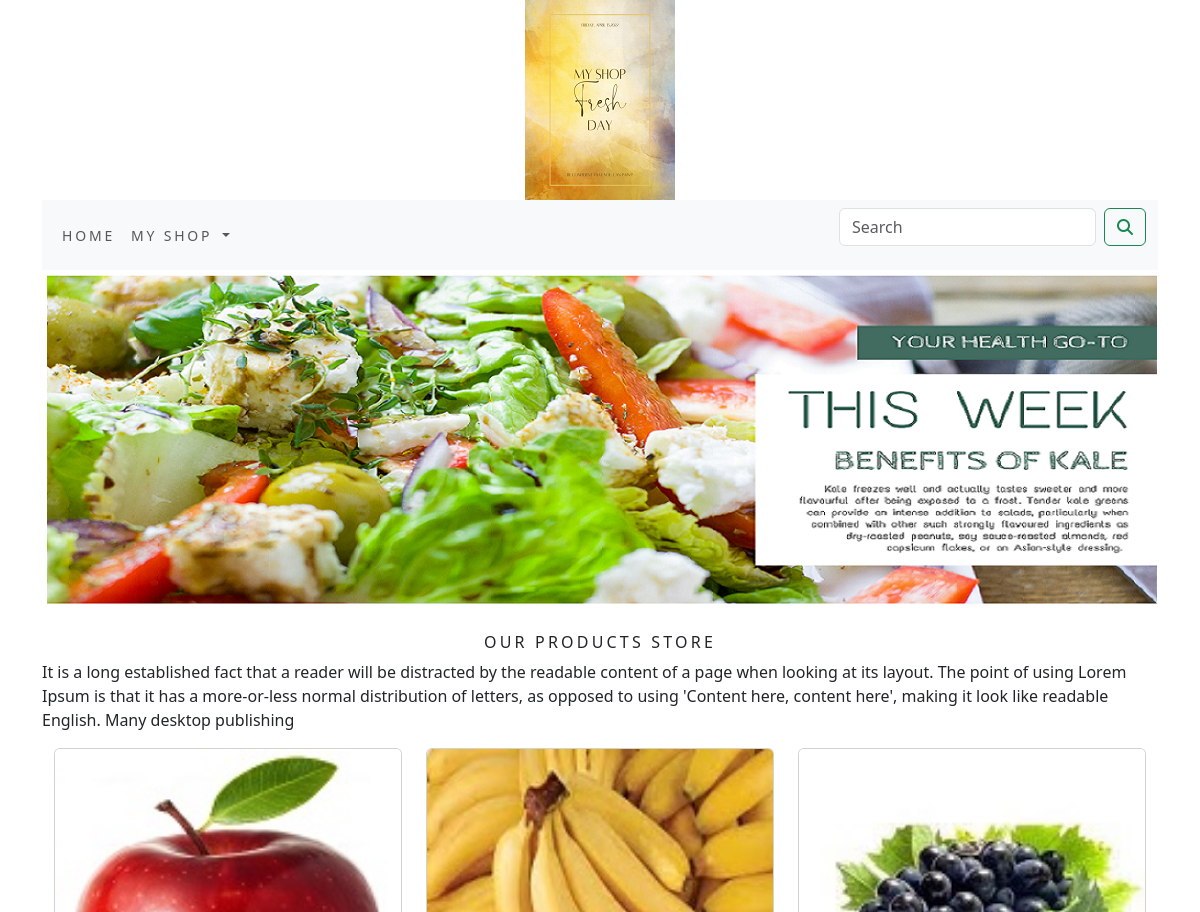
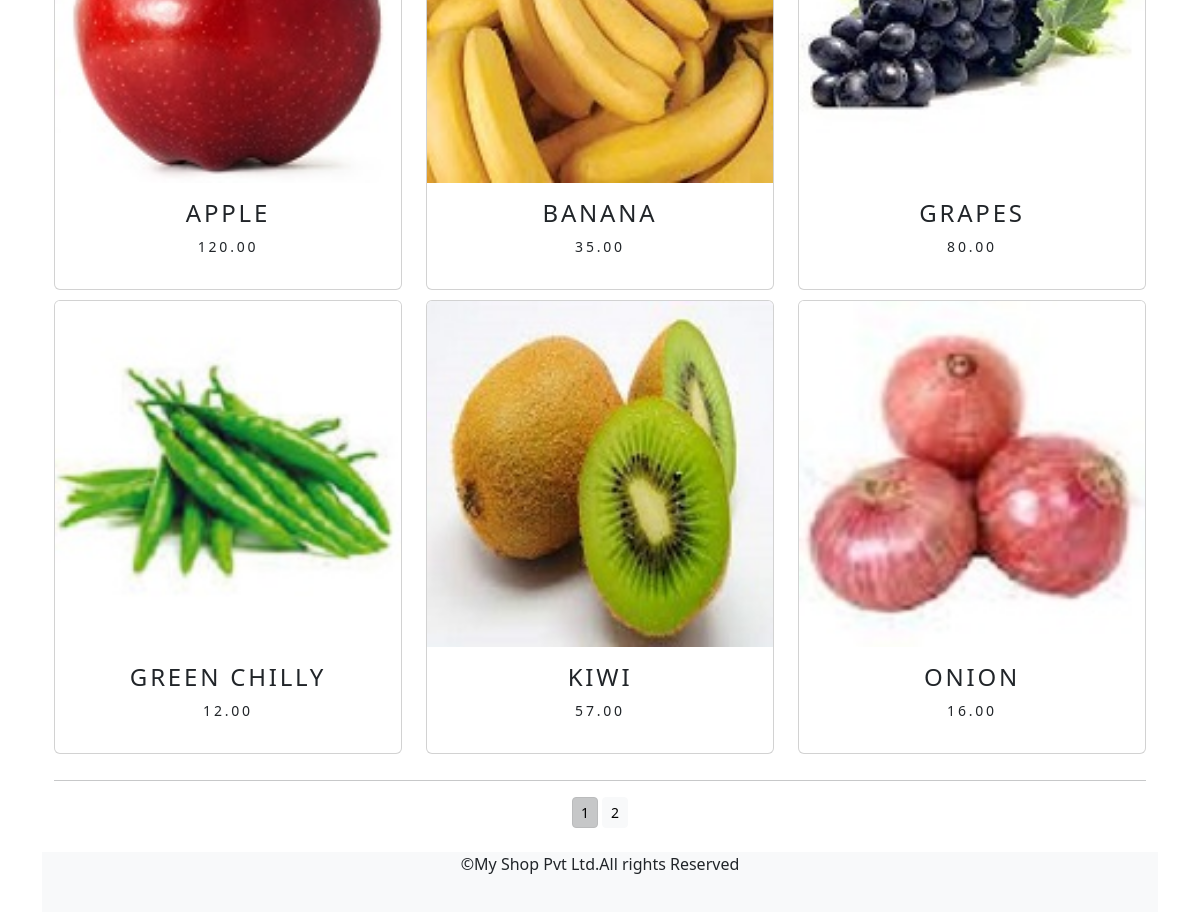
Page /cart/ on the committed database (2 pictures, top to bottom).
### cart/models.py (models this page shows, shortened)
class Product(models.Model):
    name=models.CharField(max_length=250,unique=True)
    slug=models.SlugField(max_length=250,unique=True)
    description=models.TextField(blank=True)
    price=models.DecimalField(max_digits=10,decimal_places=2)
    category=models.ForeignKey(Category,on_delete=models.CASCADE)
    image=models.ImageField(upload_to='product',blank=True)
    stock=models.IntegerField()
    available=models.BooleanField(default=True)
    created=models.DateTimeField(auto_now_add=True)
    updated=models.DateField(auto_now=True)
    def get_url(self):
        return reverse('cart:prodCatdetail',args=[self.category.slug,self.slug])
    class Meta:
        ordering=('name',)
        verbose_name='product'
        verbose_name_plural='products'

### cart/views.py (the view)
# urls.py: path('', views.allProdCat, name='allProdCat'),
def allProdCat(request, c_slug=None):
    c_page = None
    products_list = None
    if c_slug!=None:
        c_page = get_object_or_404(Category,slug=c_slug)
        products_list = Product.objects.all().filter(category=c_page, available=True)
    else:
        products_list = Product.objects.all().filter(available=True)
    paginator=Paginator(products_list,6)
    try:
        page=int(request.GET.get('page','1'))
    except:
        page=1
    try:
        products=paginator.page(page)
    except(EmptyPage,InvalidPage):
        products=paginator.page(paginator.num_pages)
    return render(request, "category.html", {'category': c_page, 'products': products})

### addcart/context_processors.py (called while the page is built)
def counter(request):
    item_count=0
    if 'admin' in request.path:
        return{}
    else:
        try:
            cart=Cart.objects.filter(cart_id=_cart_id(request))
            car_items=CartItem.objects.all().filter(cart=cart[:1])
            for cart_item in car_items:
                item_count +=cart_item.quantity
        except Cart.DoesNotExit:
            item_count =0
    return dict(item_count=item_count)

### addcart/views.py (called while the page is built)
def _cart_id(request):
    cart=request.session.session_key
    if not cart:
        cart=request.session.create()
    return cart

### cart/context_processors.py (called while the page is built)
def menu_links(request):
    links=Category.objects.all()
    return dict(links=links)

### cart/models.py (called while the page is built)
    def get_url(self):
        return reverse('cart:products_by_category', args=[self.slug])

### template/category.html (shortened to what this page needs)
{% extends 'base.html' %}
{% load static %}
{% block content %}
<div class="mx_auto">
    {% if category %}
    <img class="my_image" src="{{category.image.url}}" alt="{{category.name}}">
</div>
    <br>
<div>
        <h1 class="text-center my_title">{{category.name}}</h1>
        <p class="text-justify">{{category.description}}</p>
</div>
     {% else %}
<div>
<img class="my_image my_image_padding" src="{% static 'img/banner.png' %}" alt="our products">
</div>
<br>
<div>
    <h1 class="text-center my_title"> Our products store </h1>
    <p class="text-justify"> It is a long established fact that a reader will be distracted by the readable content of a page when looking at its layout. The point of using Lorem Ipsum is that it has a more-or-less normal distribution of letters, as opposed to using 'Content here, content here', making it look like readable English. Many desktop publishing </p>
</div>
      {% endif %}
<div class="container">
  <div class="row mx_auto">
    {% for product in products.object_list %}
    <div class="my_bottom_margin col-9 col-sm-12 col-md-4 xol-lg-4">
      <div class="card text-center" style="min-width:18rem">
        <a href="{{product.get_url}}"><img class="card-img-top my_image" src="{{product.image.url}}" alt="{{product.name}}"></a>
        <div class="card-body">
          <h4>{{ product.name }}</h4>
          <p>{{ product.price }}</p>
        </div>
      </div>
    </div>
    {% endfor %}
  </div>
  <div class="mx_auto">
      {% if products.paginator.num_pages > 1 %}
      <hr>
      <div class="text-center">
          {% for pg in products.paginator.page_range %}
               <a href="?page={{pg}}" class="btn btn-light btn-sm {% if products.number == pg %}active {% endif %}">{{pg}}</a>
          {% endfor %}
</div>
      {% endif %}
  </div>
    <br>
</div>
{% endblock %}

### template/base.html (shortened to what this page needs)
{% load static %}
<html lang="en">
<head>
       <link rel="stylesheet" href="{% static 'css/custom.css' %}">
       <link href="{% static 'css/bootstrap.min.css' %}" rel="stylesheet">
</head>
<body>
<div class="container">
{% include 'header.html' %}
{% include 'navbar.html' %}
{% block content %}
{% endblock %}
</div>
{% include 'footer.html' %}
</body>
</html>

### template/header.html
{% load static %}
<header>
  <center>
    <a href="{% url 'cart:allProdCat' %}"></a><img src="{% static 'img/logo.png' %}" alt="logimage">
  </center>
</header>

### template/navbar.html (shortened to what this page needs)
<nav class="navbar navbar-expand-lg bg-body-tertiary">
  <div class="container-fluid">
    <div class="collapse navbar-collapse" id="navbarSupportedContent">
      <ul class="navbar-nav me-auto mb-2 mb-lg-0">
        <li class="nav-item">
          <a class="nav-link" href="#">Home</a>
        </li>
        <li class="nav-item dropdown {% if 'shop' in request.path %} active {% endif %}">
          <a class="nav-link dropdown-toggle" href="#" id="navbarDropdown" role="button" data-bs-toggle="dropdown" aria-expanded="False">
            My Shop
          </a>
        </li>
      </ul>
      <form class="d-flex" action="{% url 'search_app:SearchResult' %}" method="get">
        <input class="form-control me-2" type="search" placeholder="Search" name="q" aria-label="Search">
        <button class="btn btn-outline-success" type="submit"><i class="fa fa-search" ></i></button>
      </form>
    </div>
  </div>
</nav>

### template/footer.html
<div class="footer navbar-fixed-bottom my-footer">
  <p class="text-center">&copy;My Shop Pvt Ltd.All rights Reserved</p>
</div>

### static/css/custom.css (style rules this page uses)
body { font-family: 'Roboto', sans-serif; }
.nav-item { letter-spacing:.2em; font-size:14px; text-transform:uppercase; }
.my-footer { background-color:#f8f9fa; height:60px; }
.my_image { width:1120; height:auto; }
.my_title { font-size:16px; text-transform:uppercase; letter-spacing:.20em; }
.my_image_padding { padding:5px }
.my_bottom_margin { margin-bottom:10px; }
.card-body { font-size:14px; text-transform:uppercase; letter-spacing:.2em; }

### rows in the picture
Product: image (picture), name "APPLE", price "120.00"
Product: image (picture), name "BANANA", price "35.00"
Product: image (picture), name "GRAPES", price "80.00"
Product: image (picture), name "GREEN CHILLY", price "12.00"
Product: image (picture), name "KIWI", price "57.00"
Product: image (picture), name "ONION", price "16.00"

### other values in the picture
{{ pg }} "1" "2"
